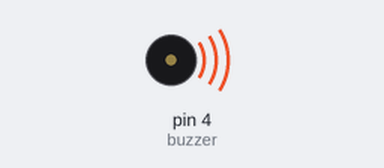
Recording of a sketch running on a simulated Arduino Uno, built with avr-gcc and run on an emulated ATmega328P. On the bench: buzzer (waves = sounding).

Above: at 0.4 s.
At 13.3 s:
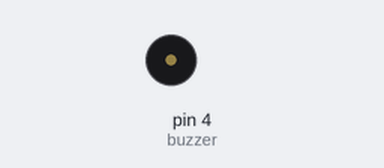
Timing chart, 0 to 25.3 s (numbered marks = the images above):
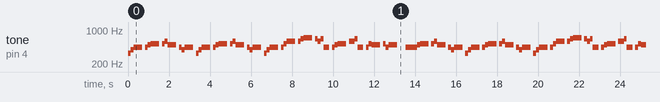

Measured:
- by itself, tone on pin 4 (buzzer): plays 330 Hz for 0.14 s, 392 Hz for 0.14 s, 440 Hz for 0.42 s, 440 Hz for 0.14 s, 494 Hz for 0.14 s, 523 Hz for 0.42 s … (406 notes in this stretch)

The sketch:

Buzzer_Piratas.ino
```cpp
// Define pin 10 for buzzer, you can use any other digital pins (Pin 0-13)
const int buzzer = 4;

// Change to 0.5 for a slower version of the song, 1.25 for a faster version
const float songSpeed = 0.9;

// Defining frequency of each music note
#define NOTE_C4 262
#define NOTE_D4 294
#define NOTE_E4 330
#define NOTE_F4 349
#define NOTE_G4 392
#define NOTE_A4 440
#define NOTE_B4 494
#define NOTE_C5 523
#define NOTE_D5 587
#define NOTE_E5 659
#define NOTE_F5 698
#define NOTE_G5 784
#define NOTE_A5 880
#define NOTE_B5 988

// Music notes of the song, 0 is a rest/pulse
int notes[] = {
    NOTE_E4, NOTE_G4, NOTE_A4, NOTE_A4, 0,
    NOTE_A4, NOTE_B4, NOTE_C5, NOTE_C5, 0,
    NOTE_C5, NOTE_D5, NOTE_B4, NOTE_B4, 0,
    NOTE_A4, NOTE_G4, NOTE_A4, 0,

    NOTE_E4, NOTE_G4, NOTE_A4, NOTE_A4, 0,
    NOTE_A4, NOTE_B4, NOTE_C5, NOTE_C5, 0,
    NOTE_C5, NOTE_D5, NOTE_B4, NOTE_B4, 0,
    NOTE_A4, NOTE_G4, NOTE_A4, 0,

    NOTE_E4, NOTE_G4, NOTE_A4, NOTE_A4, 0,
    NOTE_A4, NOTE_C5, NOTE_D5, NOTE_D5, 0,
    NOTE_D5, NOTE_E5, NOTE_F5, NOTE_F5, 0,
    NOTE_E5, NOTE_D5, NOTE_E5, NOTE_A4, 0,

    NOTE_A4, NOTE_B4, NOTE_C5, NOTE_C5, 0,
    NOTE_D5, NOTE_E5, NOTE_A4, 0,
    NOTE_A4, NOTE_C5, NOTE_B4, NOTE_B4, 0,
    NOTE_C5, NOTE_A4, NOTE_B4, 0,

    NOTE_A4, NOTE_A4,
    //Repeat of first part
    NOTE_A4, NOTE_B4, NOTE_C5, NOTE_C5, 0,
    NOTE_C5, NOTE_D5, NOTE_B4, NOTE_B4, 0,
    NOTE_A4, NOTE_G4, NOTE_A4, 0,

    NOTE_E4, NOTE_G4, NOTE_A4, NOTE_A4, 0,
    NOTE_A4, NOTE_B4, NOTE_C5, NOTE_C5, 0,
    NOTE_C5, NOTE_D5, NOTE_B4, NOTE_B4, 0,
    NOTE_A4, NOTE_G4, NOTE_A4, 0,

    NOTE_E4, NOTE_G4, NOTE_A4, NOTE_A4, 0,
    NOTE_A4, NOTE_C5, NOTE_D5, NOTE_D5, 0,
    NOTE_D5, NOTE_E5, NOTE_F5, NOTE_F5, 0,
    NOTE_E5, NOTE_D5, NOTE_E5, NOTE_A4, 0,

    NOTE_A4, NOTE_B4, NOTE_C5, NOTE_C5, 0,
    NOTE_D5, NOTE_E5, NOTE_A4, 0,
    NOTE_A4, NOTE_C5, NOTE_B4, NOTE_B4, 0,
    NOTE_C5, NOTE_A4, NOTE_B4, 0,
    //End of Repeat

    NOTE_E5, 0, 0, NOTE_F5, 0, 0,
    NOTE_E5, NOTE_E5, 0, NOTE_G5, 0, NOTE_E5, NOTE_D5, 0, 0,
    NOTE_D5, 0, 0, NOTE_C5, 0, 0,
    NOTE_B4, NOTE_C5, 0, NOTE_B4, 0, NOTE_A4,

    NOTE_E5, 0, 0, NOTE_F5, 0, 0,
    NOTE_E5, NOTE_E5, 0, NOTE_G5, 0, NOTE_E5, NOTE_D5, 0, 0,
    NOTE_D5, 0, 0, NOTE_C5, 0, 0,
    NOTE_B4, NOTE_C5, 0, NOTE_B4, 0, NOTE_A4};

// Durations (in ms) of each music note of the song
// Quarter Note is 250 ms when songSpeed = 1.0
int durations[] = {
    125, 125, 250, 125, 125,
    125, 125, 250, 125, 125,
    125, 125, 250, 125, 125,
    125, 125, 375, 125,

    125, 125, 250, 125, 125,
    125, 125, 250, 125, 125,
    125, 125, 250, 125, 125,
    125, 125, 375, 125,

    125, 125, 250, 125, 125,
    125, 125, 250, 125, 125,
    125, 125, 250, 125, 125,
    125, 125, 125, 250, 125,

    125, 125, 250, 125, 125,
    250, 125, 250, 125,
    125, 125, 250, 125, 125,
    125, 125, 375, 375,

    250, 125,
    //Rpeat of First Part
    125, 125, 250, 125, 125,
    125, 125, 250, 125, 125,
    125, 125, 375, 125,

    125, 125, 250, 125, 125,
    125, 125, 250, 125, 125,
    125, 125, 250, 125, 125,
    125, 125, 375, 125,

    125, 125, 250, 125, 125,
    125, 125, 250, 125, 125,
    125, 125, 250, 125, 125,
    125, 125, 125, 250, 125,

    125, 125, 250, 125, 125,
    250, 125, 250, 125,
    125, 125, 250, 125, 125,
    125, 125, 375, 375,
    //End of Repeat

    250, 125, 375, 250, 125, 375,
    125, 125, 125, 125, 125, 125, 125, 125, 375,
    250, 125, 375, 250, 125, 375,
    125, 125, 125, 125, 125, 500,

    250, 125, 375, 250, 125, 375,
    125, 125, 125, 125, 125, 125, 125, 125, 375,
    250, 125, 375, 250, 125, 375,
    125, 125, 125, 125, 125, 500};

void setup()
{

}

void loop(){
  const int totalNotes = sizeof(notes) / sizeof(int);
  for (int i = 0; i < totalNotes; i++)
  {
    const int currentNote = notes[i];
    float wait = durations[i] / songSpeed;
    if (currentNote != 0)
    {
      tone(buzzer, notes[i], wait);
    }
    else
    {
      noTone(buzzer);
    }
    delay(wait);
  }
}
```
